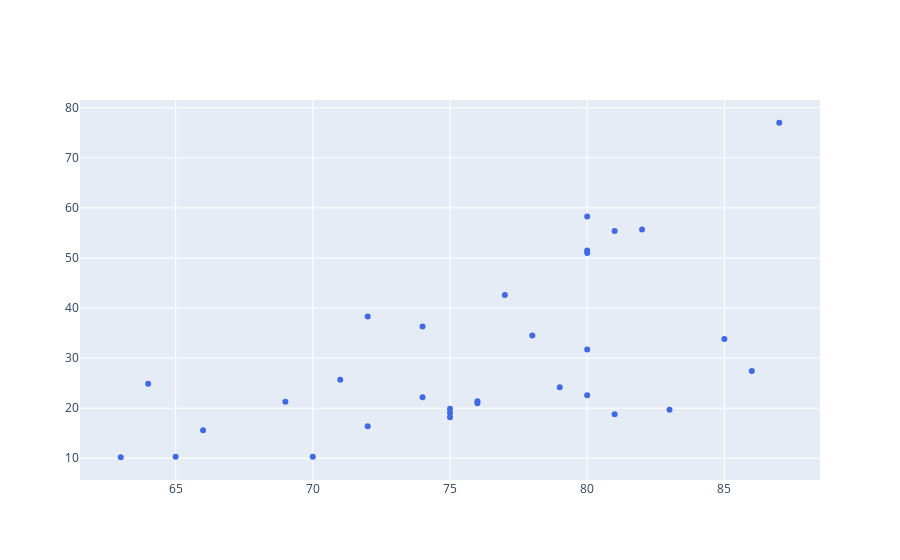

The cell this chart's notebook holds for it:
### Markdown cell above
Add a scatterplot of observed data to the figure.

### Code cell
fig.add_scatter(x= (np.ravel(dataframe[['Height']])),y= (np.ravel(dataframe[['Volume']])),mode="markers",name="observed",line=dict(color='royalblue'))

#<xml xmlns="https://developers.google.com/blockly/xml"><variables><variable id="w|!1_/S4wRKF4S1`6Xg+">fig</variable><variable id="YynR+H75hTgW`vKfMxOx">np</variable><variable id="B5p-Xul6IZ.0%nd96oa%">dataframe</variable></variables><block type="varDoMethod_Python" id="O07?sQIdula@ap]/9Ogq" x="-31" y="143"><mutation items="5"></mutation><field name="VAR" id="w|!1_/S4wRKF4S1`6Xg+">fig</field><field name="MEMBER">add_scatter</field><data>fig:add_scatter</data><value name="ADD0"><block type="valueOutputCodeBlock_Python" id="?9~fa0|VKDIpx+X]Ne],"><field name="CODE">x=</field><value name="INPUT"><block type="varDoMethod_Python" id="PqgNL`IVR~dg0v3Zc@6E"><mutation items="1"></mutation><field name="VAR" id="YynR+H75hTgW`vKfMxOx">np</field><field name="MEMBER">ravel</field><data>np:ravel</data><value name="ADD0"><block type="indexer_Python" id="{0YKup]NzKguA|u$}T+$"><field name="VAR" id="B5p-Xul6IZ.0%nd96oa%">dataframe</field><value name="INDEX"><block type="lists_create_with" id="t9a]MmJQplr$V%vOxUz3"><mutation items="1"></mutation><value name="ADD0"><block type="text" id="jydyI4?hT45#whKP08UT"><field name="TEXT">Height</field></block></value></block></value></block></value></block></value></block></value><value name="ADD1"><block type="valueOutputCodeBlock_Python" id="*_^=o_W]Sgn}Tc^ke{#)"><field name="CODE">y=</field><value name="INPUT"><block type="varDoMethod_Python" id="3?uC$.@1v/6AYM0^KD^t"><mutation items="1"></mutation><field name="VAR" id="YynR+H75hTgW`vKfMxOx">np</field><field name="MEMBER">ravel</field><data>np:ravel</data><value name="ADD0"><block type="indexer_Python" id="LY/hxSnBOfWTui}8@d.*"><field name="VAR" id="B5p-Xul6IZ.0%nd96oa%">dataframe</field><value name="INDEX"><block type="lists_create_with" id="WIy]!H9t$(6VN9#y1C,-"><mutation items="1"></mutation><value name="ADD0"><block type="text" id="5W]!]7j$xQzCaP0K/$Hq"><field name="TEXT">Volume</field></block></value></block></value></block></value></block></value></block></value><value name="ADD2"><block type="dummyOutputCodeBlock_Python" id="sif/rSeATJ5@wW{~i{bj"><field name="CODE">mode="markers"</field></block></value><value name="ADD3"><block type="dummyOutputCodeBlock_Python" id="tT4JzYg!8$,J4BX,5*(n"><field name="CODE">name="observed"</field></block></value><value name="ADD4"><block type="dummyOutputCodeBlock_Python" id="OxNE0Iz6@tG*|Lng7anA"><field name="CODE">line=dict(color='royalblue')</field></block></value></block></xml>

### Figure 1 — Plotly figure (JSON) as saved in the notebook; plotly's stock layout.template omitted (floating-point values rounded to 4 significant figures)
{"data": [{"line": {"color": "royalblue"}, "mode": "markers", "name": "observed", "type": "scatter", "x": [70, 65, 63, 72, 81, 83, 66, 75, 80, 75, 79, 76, 76, 69, 75, 74, 85, 86, 71, 64, 78, 80, 74, 72, 77, 81, 82, 80, 80, 80, 87], "y": [10.3, 10.3, 10.2, 16.4, 18.8, 19.7, 15.6, 18.2, 22.6, 19.9, 24.2, 21.0, 21.4, 21.3, 19.1, 22.2, 33.8, 27.4, 25.7, 24.9, 34.5, 31.7, 36.3, 38.3, 42.6, 55.4, 55.7, 58.3, 51.5, 51.0, 77.0]}], "layout": {}}
